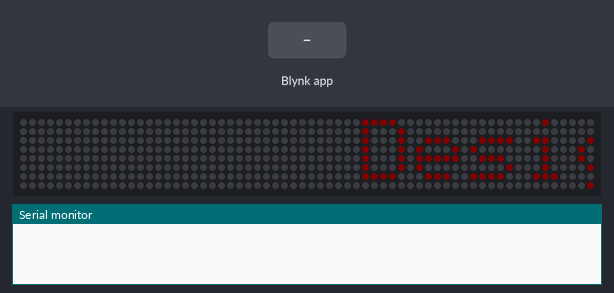
Bench run of a sketch on a simulated ESP8266 (NodeMCU). On the bench: 64×8 RGB LED matrix (first LED top left, wired row by row), the last lines printed to the serial monitor. The test bench sets the inputs (shaded band). Dim RGB values are drawn brighter than linear; WiFi joins after 1.5 s; servers stay silent unless stated; the local clock reads 2024-03-15 10:24:30 at power-on unless the sketch sets it.

Above: at 3.06 s.
3.1 s: Blynk app writes 1 to V1
At 3.2 s:
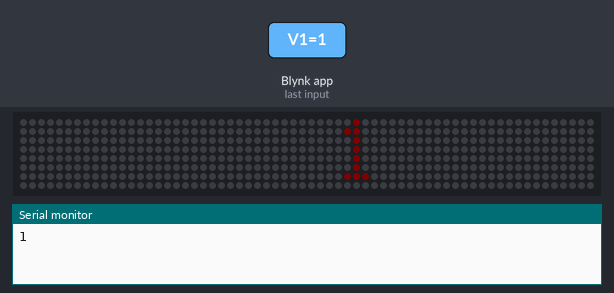
4.7 s: Blynk app writes 1 to V2
At 5.4 s:
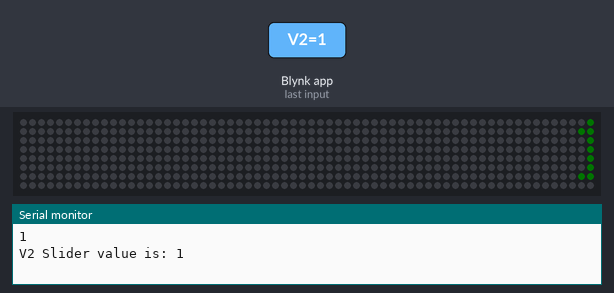
6.9 s: Blynk app writes 0 to V2
At 8.1 s:
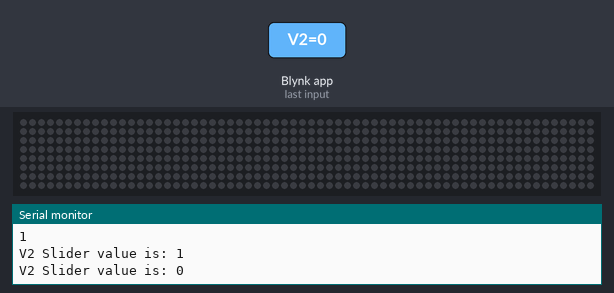
8.4 s: Blynk app writes 200 to V2
At 11.85 s:
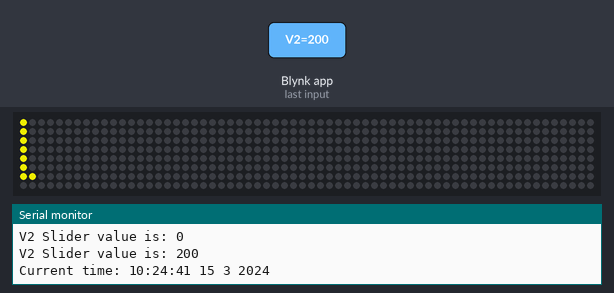

The sketch:

DT_HUB_Dispaly.ino
```cpp
// (licence header left out)
/* Comment this out to disable prints and save space */
#define BLYNK_PRINT Serial


#include <ESP8266WiFi.h>
#include <BlynkSimpleEsp8266.h>
#include <TimeLib.h>
#include <WidgetRTC.h>
#include <Adafruit_GFX.h>
#include <Adafruit_NeoMatrix.h>
#include <Adafruit_NeoPixel.h>
 #define PIN 2
// You should get Auth Token in the Blynk App.
// Go to the Project Settings (nut icon).
char auth[] = "7eac5c97945b4a41ad5188072cb3aaee";

// Your WiFi credentials.
// Set password to "" for open networks.
char ssid[] = "DT_LAB";
char passwd[] = "fthu@050318";

BlynkTimer timer;

WidgetRTC rtc;

String hours="";
String minuits="";
int h=0;
int m=0;
 String data="";
 String defautMsg= "Design Thinking Hub is open, Lets make something interesting";
Adafruit_NeoMatrix matrix = Adafruit_NeoMatrix(64, 8, PIN,
  NEO_MATRIX_TOP    + NEO_MATRIX_LEFT +
  NEO_MATRIX_COLUMNS + NEO_MATRIX_ZIGZAG,
  NEO_GRB            + NEO_KHZ800);

const uint16_t colors[] = {
  matrix.Color(255, 0, 0), matrix.Color(0, 255, 0), matrix.Color(255, 255, 0),matrix.Color(0, 0, 255), matrix.Color(255, 0, 255), matrix.Color(0, 255, 255), matrix.Color(255, 255, 255)};


int x    = matrix.width();
int pass = 0;
int val = 0;
bool dataRcvd = false;
// Attach virtual serial terminal to Virtual Pin V1
WidgetTerminal terminal(V1);


// Digital clock display of the time
void clockDisplay()
{
  // You can call hour(), minute(), ... at any time
  // Please see Time library examples for details

  String currentTime = String(hour()) + ":" + minute() + ":" + second();
  String currentDate = String(day()) + " " + month() + " " + year();
  Serial.print("Current time: ");
  Serial.print(currentTime);
  Serial.print(" ");
  Serial.print(currentDate);
  Serial.println();
  m=minute();
  h=hour();
  // Send time to the App
  Blynk.virtualWrite(V1, currentTime);
  // Send date to the App
  Blynk.virtualWrite(V2, currentDate);
}
int roundMinuits(int mnt){
  if (mnt <= 10) mnt = 10;
  if (mnt > 10 && mnt <= 20) mnt = 20;
  if (mnt > 20 && mnt <= 30) mnt = 30;
  if (mnt > 30 && mnt <= 40) mnt = 40;
  if (mnt > 40 && mnt <= 50) mnt = 50;
  if (mnt > 50 && mnt < 60) mnt = 00;
  return mnt;
}
// You can send commands from Terminal to your hardware. Just use
// the same Virtual Pin as your Terminal Widget
BLYNK_WRITE(V1)
{
  data = param.asStr();
  Serial.println(data);
  if(data == "sixty"){
    int hr=h;
    hr=(hr+1)%12;
    m = roundMinuits(m);
    minuits = String(m);
    if(m ==0) {minuits = "00"; hr=hr+1;}
    hours = String(hr);
    data="Design Thinking Hub is closed. Hub will open at "+hours +":"+minuits+"pm";
    Serial.println(data);
  }
  if(data == "thirty"){
    int mint = (m+30)%60;
    int hrs= h;
    hrs= hrs%12;
    if((m+30)>=59) {
      hrs= hrs+1;

    }

   /* if (mint <= 10) mint = 10;
    if (mint > 10 && mint <= 20) mint = 20;
    if (mint > 20 && mint <= 30) mint = 30;
    if (mint > 30 && mint <= 40) mint = 40;
    if (mint > 40 && mint <= 50) mint = 50;
    if (mint > 50 && mint < 60)  mint = 55;*/
    mint = roundMinuits(mint);
    minuits = String(mint);
    if(mint ==0) {minuits = "00";hrs=hrs+1;}
    hours = String(hrs);
    data="Design Thinking Hub is closed. Hub will open at "+hours +":"+minuits+"pm";
    Serial.println(data);
  }

  if(data == "LT"){
    int hrs=h;
    hrs= (hrs+1)%12;


    m = roundMinuits(m);
    minuits = String(m);
    if(m ==0) {minuits = "00";hrs = hrs+1;}
    hours = String(hrs);
    data ="Lunch Time. Hub will open at "+hours +":"+minuits+"pm";
    Serial.println(data);
  }
  dataRcvd = true;
  // if you type "Marco" into Terminal Widget - it will respond: "Polo:"
 // if (String("Marco") == param.asStr()) {
 //   terminal.println("You said: 'Marco'") ;
 //   terminal.println("I said: 'Polo'") ;
 /* } else {

    // Send it back
    terminal.print("You said:");
    terminal.write(param.getBuffer(), param.getLength());
    terminal.println();
  }*/

  // Ensure everything is sent
  terminal.flush();
}
BLYNK_WRITE(V2)
{
  int pinValue = param.asInt(); // assigning incoming value from pin V1 to a variable
  // You can also use:
  // String i = param.asStr();
  // double d = param.asDouble();
  Serial.print("V2 Slider value is: ");
  Serial.println(pinValue);
  matrix.setBrightness(pinValue);
}
void setup()
{
  // Debug console
  Serial.begin(9600);
  rtc.begin();
  matrix.begin();
  matrix.setTextWrap(false);
  matrix.setBrightness(5);
  matrix.setTextColor(colors[0]);
  Blynk.begin(auth, ssid, passwd);
  // You can also specify server:
  //Blynk.begin(auth, ssid, pass, "blynk-cloud.com", 8442);
  //Blynk.begin(auth, ssid, pass, IPAddress(192,168,1,100), 8442);

  // This will print Blynk Software version to the Terminal Widget when
  // your hardware gets connected to Blynk Server
  terminal.println(F("Blynk v" BLYNK_VERSION ": Device started"));
  terminal.println(F("-------------"));
  terminal.println(F("Smart Display"));
  //terminal.println(F("anything else and get it printed back."));
  terminal.flush();
   // Begin synchronizing time


  // Display digital clock every 10 seconds
  timer.setInterval(10000L, clockDisplay);

}

void loop()
{

  Blynk.run();
  timer.run();
  if(dataRcvd == false)
    {
     matrix.fillScreen(0);
     matrix.setCursor(x, 0);
     matrix.print(defautMsg);
     val = defautMsg.length();
     val= val*7;
     if(--x < -val) {
        x = matrix.width();

        if(++pass >= 8) pass = 0;
        matrix.setTextColor(colors[pass]);
      }
    }
  if(dataRcvd == true){
  matrix.fillScreen(0);
  matrix.setCursor(x, 0);
  matrix.print(data);
  val = data.length();
  val= val*7;
  if(--x < -val) {
    x = matrix.width();

    if(++pass >= 8) pass = 0;
    matrix.setTextColor(colors[pass]);
  }}
  matrix.show();
  delay(30);
}
```

Measured:
- after the input at 6.9 s, the LEDs: change at once (image 3)
- after the input at 8.4 s, the LEDs: first change after 0.07 s (image 4 shows a later state)
